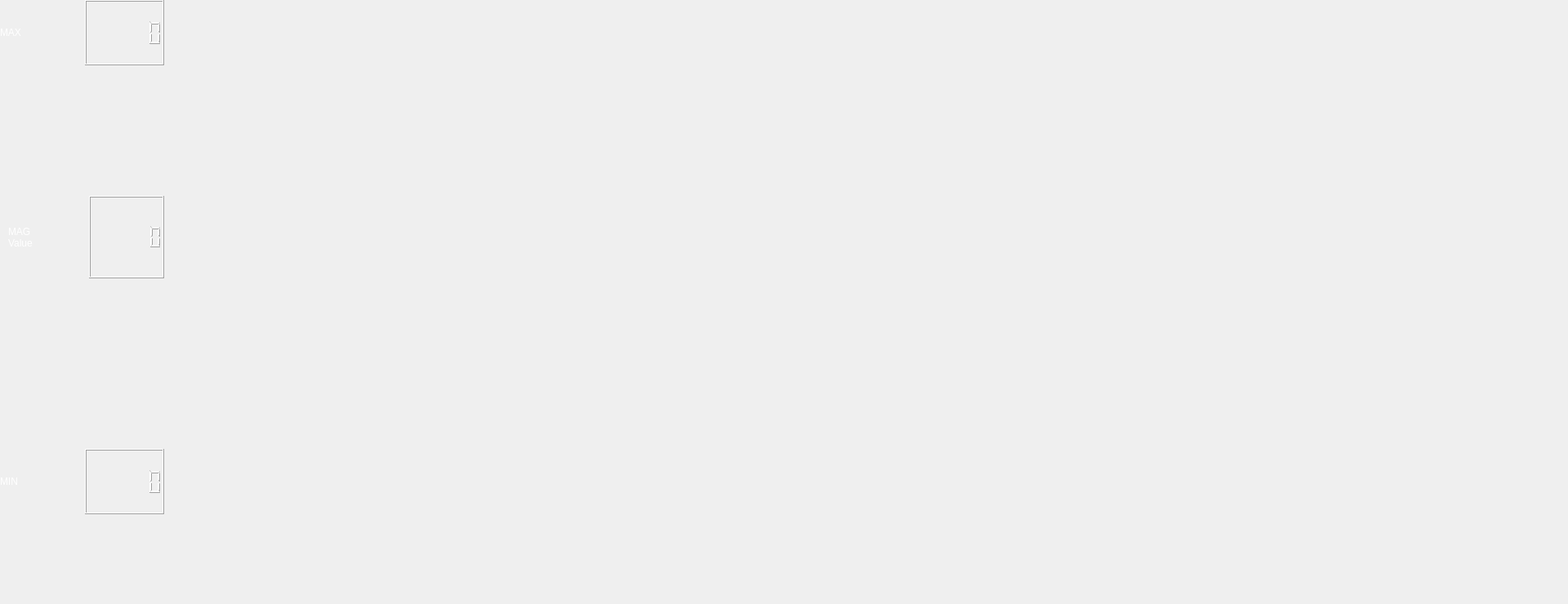
       <widget class="QWidget" name="tab_ProfileMag">
        <attribute name="title">
         <string>Profile Mag</string>
        </attribute>
        <widget class="QWidget" name="verticalLayoutWidget_4">
         <property name="geometry">
          <rect>
           <x>0</x>
           <y>0</y>
           <width>201</width>
           <height>80</height>
          </rect>
         </property>
         <layout class="QHBoxLayout" name="verticalLayout_MaxMag">
          <item>
           <widget class="QLabel" name="label_MaxMag">
            <property name="styleSheet">
             <string notr="true">font: 700 18pt &quot;Segoe UI&quot;;
color: rgb(255, 255, 255);</string>
            </property>
            <property name="text">
             <string>MAX</string>
            </property>
           </widget>
          </item>
          <item>
           <widget class="QLCDNumber" name="lcdNumber_MaxMag">
            <property name="styleSheet">
             <string notr="true">font: 700 16pt &quot;Segoe UI&quot;;
color: rgb(255, 255, 255);</string>
            </property>
            <property name="digitCount">
             <number>6</number>
            </property>
           </widget>
          </item>
         </layout>
        </widget>
        <widget class="QWidget" name="verticalLayoutWidget_7">
         <property name="geometry">
          <rect>
           <x>10</x>
           <y>240</y>
           <width>191</width>
           <height>101</height>
          </rect>
         </property>
         <layout class="QHBoxLayout" name="verticalLayout_CurrentMag">
          <item>
           <widget class="QLabel" name="label_CurrentMag">
            <property name="styleSheet">
             <string notr="true">font: 700 18pt &quot;Segoe UI&quot;;
color: rgb(255, 255, 255);</string>
            </property>
            <property name="text">
             <string>MAG
Value</string>
            </property>
           </widget>
          </item>
          <item>
           <widget class="QLCDNumber" name="lcdNumber_CurrentMag">
            <property name="styleSheet">
             <string notr="true">font: 700 16pt &quot;Segoe UI&quot;;
color: rgb(255, 255, 255);</string>
            </property>
            <property name="digitCount">
             <number>6</number>
            </property>
           </widget>
          </item>
         </layout>
        </widget>
        <widget class="QWidget" name="verticalLayoutWidget_6">
         <property name="geometry">
          <rect>
           <x>0</x>
           <y>550</y>
           <width>201</width>
           <height>80</height>
          </rect>
         </property>
         <layout class="QHBoxLayout" name="verticalLayout_MinMag">
          <item>
           <widget class="QLabel" name="label_MinMag">
            <property name="styleSheet">
             <string notr="true">font: 700 18pt &quot;Segoe UI&quot;;
color: rgb(255, 255, 255);</string>
            </property>
            <property name="text">
             <string>MIN</string>
            </property>
           </widget>
          </item>
          <item>
           <widget class="QLCDNumber" name="lcdNumber_MinMag">
            <property name="styleSheet">
             <string notr="true">font: 700 16pt &quot;Segoe UI&quot;;
color: rgb(255, 255, 255);</string>
            </property>
            <property name="digitCount">
             <number>6</number>
            </property>
           </widget>
          </item>
         </layout>
        </widget>
        <widget class="QWidget" name="horizontalLayoutWidget_12">
         <property name="geometry">
          <rect>
           <x>200</x>
           <y>0</y>
           <width>1711</width>
           <height>731</height>
          </rect>
         </property>
         <layout class="QHBoxLayout" name="horizontalLayout_ProfileMag"/>
        </widget>
       </widget>
